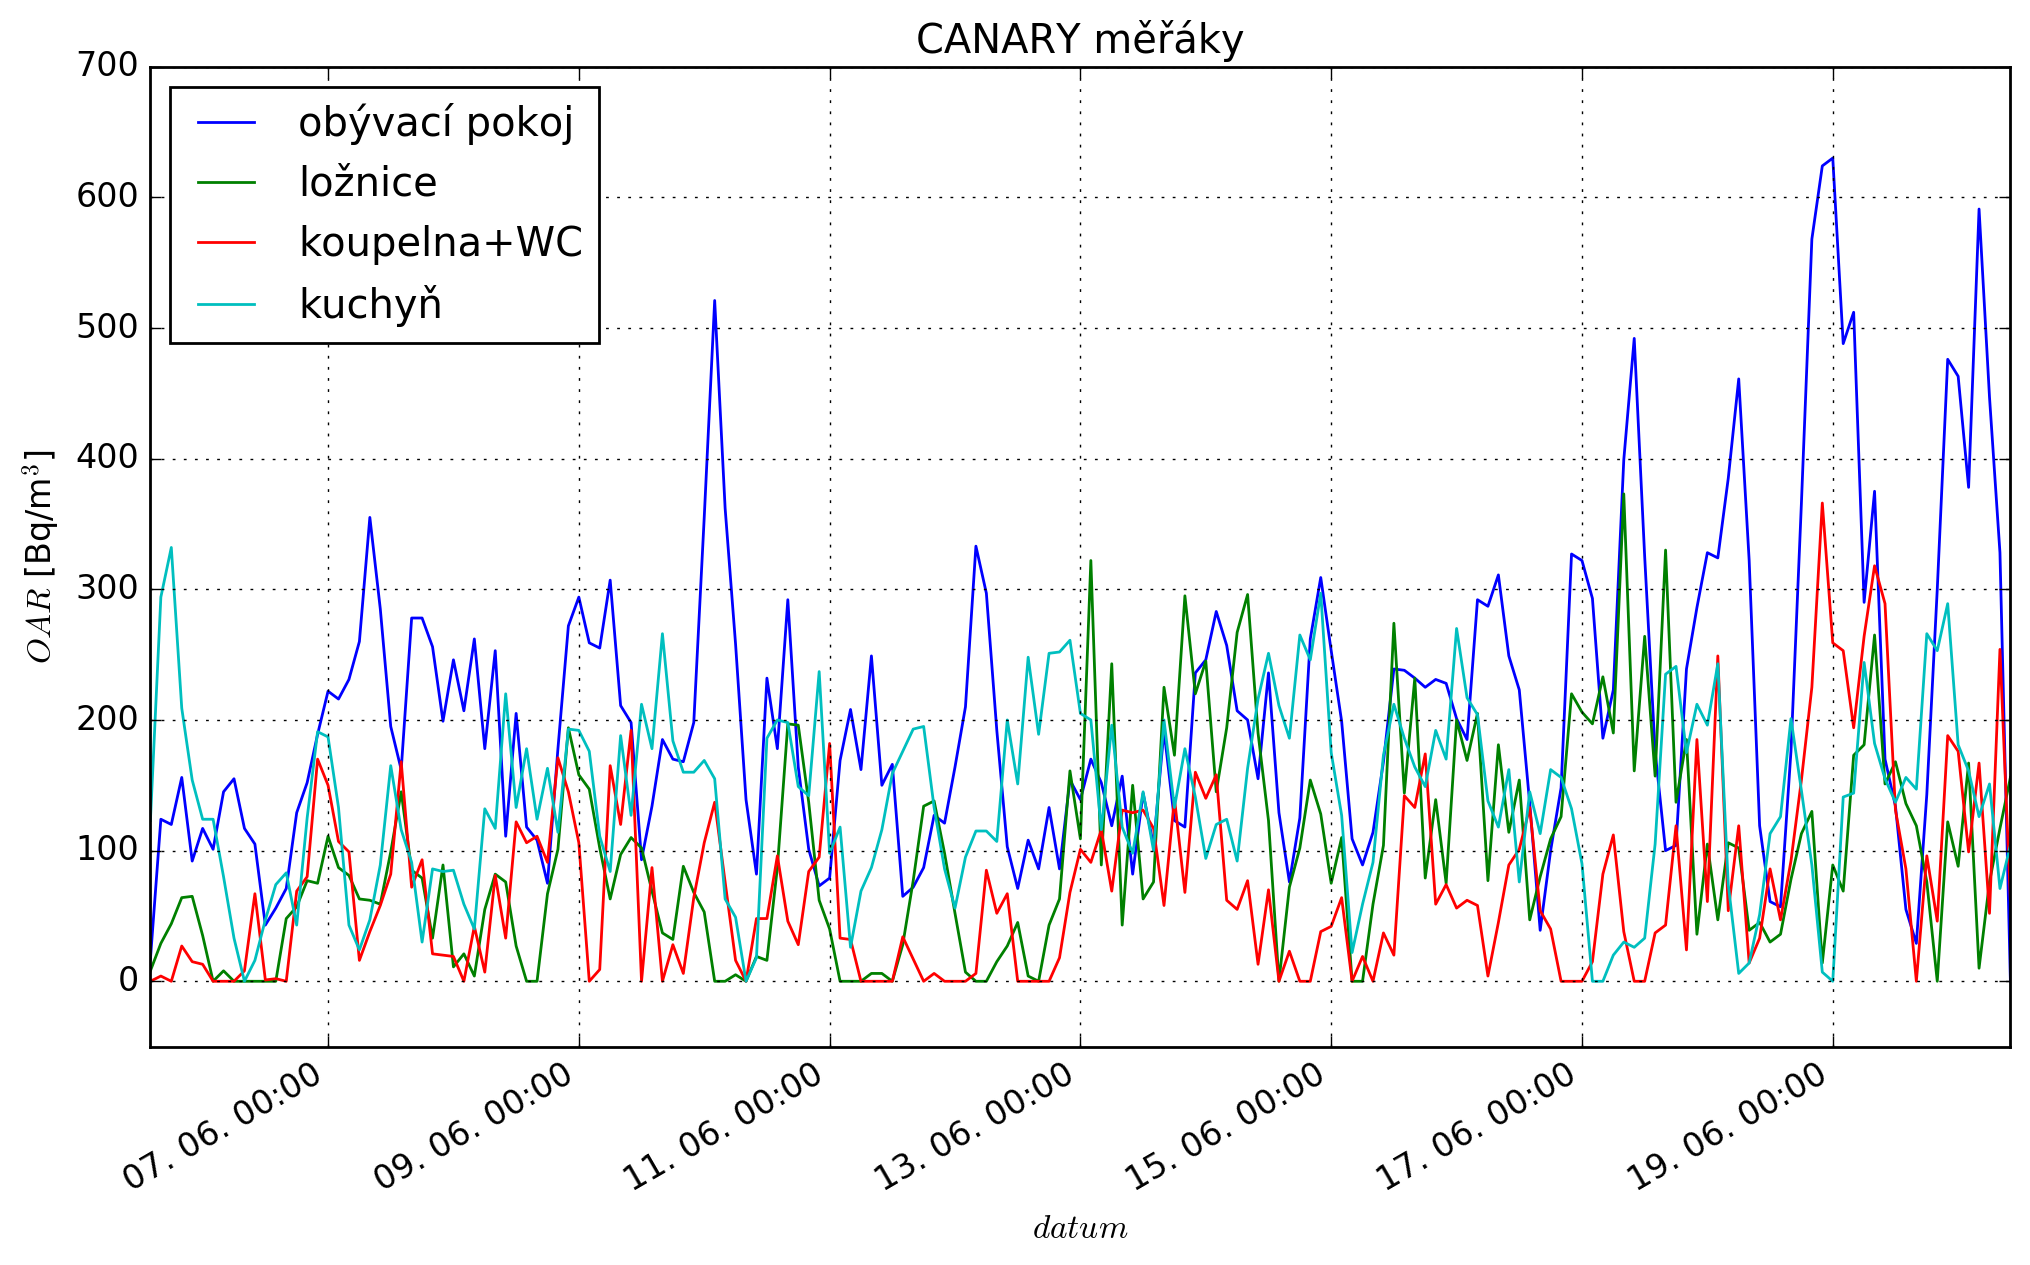

Recreate this plot in Python.
import pandas as pd
import numpy as np
import matplotlib.pyplot as plt
import matplotlib.dates as mdates
#import datetime
from uncertainties import ufloat
import matplotlib as mpl
mpl.style.use('classic')
#mpl.style.use('default')
import datetime

dateparse = lambda x: pd.datetime.strptime(x, '%d.%m.%Y %H:%M')


data1=pd.read_csv('Akce HuSk_ No.1_2019.csv', comment='#',
                  skiprows=10, sep=';', decimal=',')
data2=pd.read_csv('Akce HuSk_ No.2_2019.csv', comment='#',
                  skiprows=10, sep=';', decimal=',')
data3=pd.read_csv('Akce HuSk_ No.3_2019.csv', comment='#',
                  skiprows=10, sep=';', decimal=',')
data4=pd.read_csv('Akce HuSk_ No.4_2019.csv', comment='#',
                  skiprows=10, sep=';', decimal=',')


rozdily=np.array([datetime.timedelta(hours=el) for el in data1.loc[:, 'TIME']])
pocatek=datetime.datetime(2019,5,23,12,0,0)
datumy=pocatek+rozdily

data1.index=datumy
data1.loc[:, 'TIMESTAMP']=datumy
data2.index=datumy
data2.loc[:, 'TIMESTAMP']=datumy
data3.index=datumy
data3.loc[:, 'TIMESTAMP']=datumy
data4.index=datumy
data4.loc[:, 'TIMESTAMP']=datumy

poc='2019-06-05 13:00'
kon='2019-06-20 10:00'
fig, ax = plt.subplots(figsize=(12,7))
def plotovani(data,ID):
    ax.plot(data.loc[poc:kon, 'TIMESTAMP'], data.loc[poc:kon, 'RADON CONCENTRATION'],label=ID)
    data=data.loc[poc:kon,'RADON CONCENTRATION']
    data.name=ID
    return data

print('Nezapomen zmenit legendu!')
OAR1=plotovani(data1, 'obývací pokoj')
OAR2=plotovani(data2, 'ložnice')
OAR3=plotovani(data3, 'koupelna+WC')
OAR4=plotovani(data4, 'kuchyň')

ax.set_xlabel("$datum$")
ax.set_ylabel("$OAR$ [Bq/m$^3$]")
ax.legend(loc='best')
ax.grid()
ax.set_title('CANARY měřáky')
ax.set_ylim(bottom=-50)
#ax.grid(b=True, which='major', linestyle='--')
#ax.grid(b=True, which='minor', linestyle=':')
## plt.minorticks_on()
#
format_data = mdates.DateFormatter('%d. %m. %H:%M')
ax.xaxis.set_major_formatter(format_data)
fig.autofmt_xdate()
#
plt.savefig('OAR_CANARY.png', format='png', dpi=200,
          bbox_inches='tight')
plt.show()

OAR_means=np.array([OAR1.mean(), OAR2.mean(), OAR3.mean(), OAR4.mean()])
OAR_sigma=0.1*OAR_means
#
#T1=data1.loc[:, 'Teplota[C]']
#T2=data2.loc[:, 'Teplota[C]']
#T3=data3.loc[:, 'Teplota[C]']
#
#T1_mean=T1.mean()
#T2_mean=T2.mean()
#T3_mean=T3.mean()
